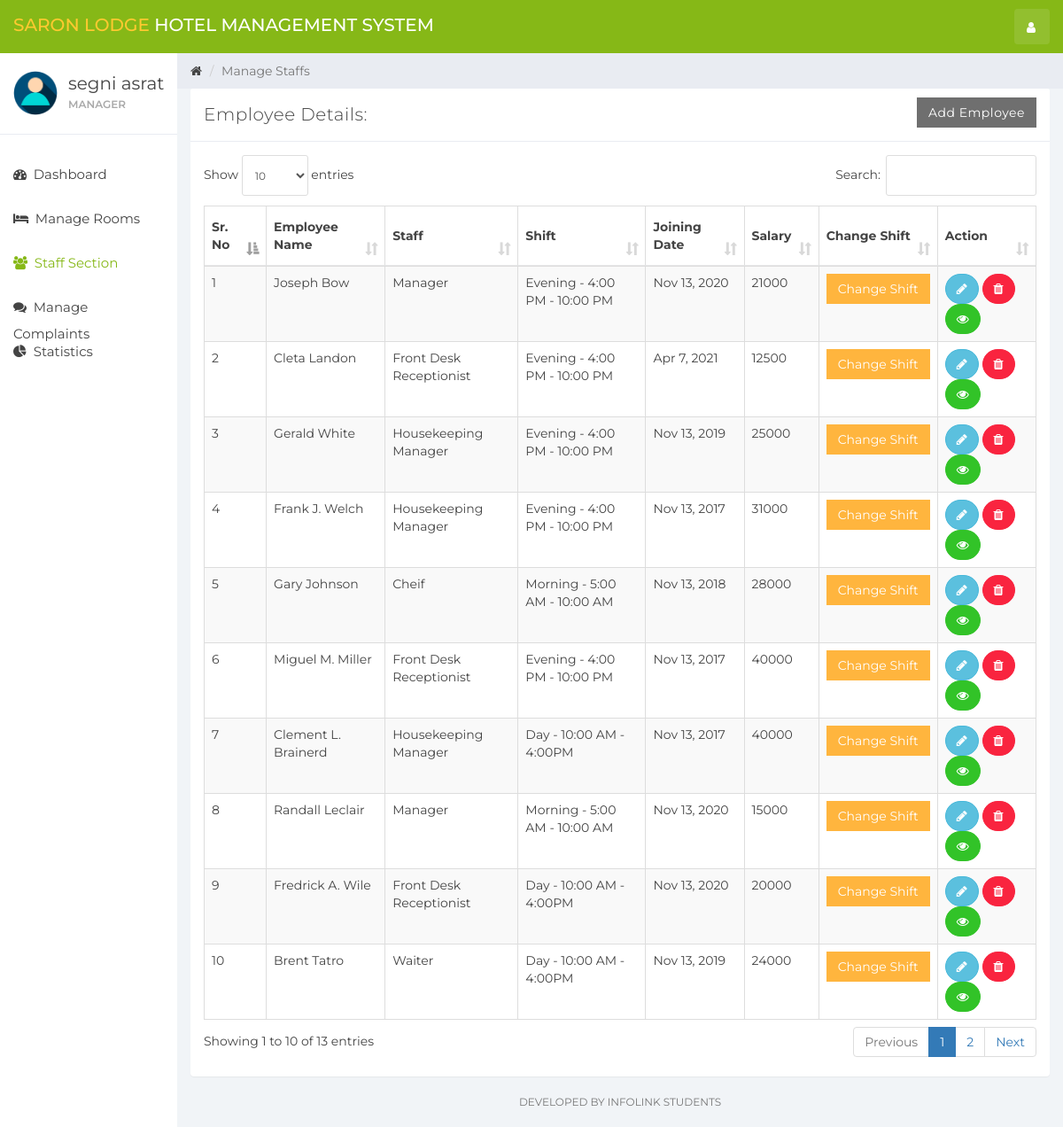
/index.php?staff_mang (signed in), run on the app's committed database.
### tables this page shows
CREATE TABLE `user` (
  `id` int(11) NOT NULL,
  `name` varchar(100) NOT NULL,
  `username` varchar(15) NOT NULL,
  `email` varchar(100) NOT NULL,
  `password` varchar(255) NOT NULL,
  `role_id` int(11) NOT NULL DEFAULT 1,
  `created_at` timestamp NOT NULL DEFAULT current_timestamp()
);

CREATE TABLE `staff` (
  `emp_id` int(11) NOT NULL,
  `emp_name` varchar(100) NOT NULL,
  `staff_type_id` int(11) NOT NULL,
  `shift_id` int(11) NOT NULL,
  `id_card_type` int(11) NOT NULL,
  `id_card_no` varchar(20) NOT NULL,
  `address` varchar(100) NOT NULL,
  `contact_no` bigint(20) NOT NULL,
  `salary` bigint(20) NOT NULL,
  `joining_date` timestamp NOT NULL DEFAULT current_timestamp(),
  `updated_at` timestamp NOT NULL DEFAULT current_timestamp() ON UPDATE current_timestamp()
);

CREATE TABLE `staff_type` (
  `staff_type_id` int(10) NOT NULL,
  `staff_type` varchar(100) NOT NULL
);

CREATE TABLE `shift` (
  `shift_id` int(10) NOT NULL,
  `shift` varchar(100) NOT NULL,
  `shift_timing` varchar(100) NOT NULL
);

### staff_mang.php (the view, shortened to what this page needs)
<div class="col-sm-9 col-sm-offset-3 col-lg-10 col-lg-offset-2 main">
    <div class="row">
        <ol class="breadcrumb">
            <li><a href="#">
                    <em class="fa fa-home"></em>
                </a></li>
            <li class="active">Manage Staffs</li>
        </ol>
    </div>
    <div class="row">
        <div class="col-lg-12">
            <div class="panel panel-default">
                <div class="panel-heading">Employee Details:
                    <a href="index.php?add_emp" class="btn btn-secondary pull-right" style="border-radius:0%">Add Employee</a>
                </div>
                <div class="panel-body">
                    <table class="table table-striped table-bordered table-responsive" cellspacing="0" width="100%"
                           id="rooms">
                        <thead>
                        <tr>
                            <th>Sr. No</th>
                            <th>Employee Name</th>
                            <th>Staff</th>
                            <th>Shift</th>
                            <th>Joining Date</th>
                            <th>Salary</th>
                            <th>Change Shift</th>
                            <th>Action</th>
                        </tr>
                        </thead>
                        <tbody>
                        <?php
                        $staff_query = "SELECT * FROM staff  NATURAL JOIN staff_type NATURAL JOIN shift";
                        $staff_result = mysqli_query($connection, $staff_query);
                        if (mysqli_num_rows($staff_result) > 0) {
                            while ($staff = mysqli_fetch_assoc($staff_result)) { ?>
                                <tr>
                                    <td><?php echo $staff['emp_id']; ?></td>
                                    <td><?php echo $staff['emp_name']; ?></td>
                                    <td><?php echo $staff['staff_type']; ?></td>
                                    <td><?php echo $staff['shift'] . ' - ' . $staff['shift_timing']; ?></td>
                                    <td><?php echo date('M j, Y', strtotime($staff['joining_date'])); ?></td>
                                    <td><?php echo $staff['salary']; ?></td>
                                    <td>
                                        <button class="btn btn-warning" style="border-radius:0%" data-toggle="modal" data-target="#changeShift"
                                                data-id="<?php echo $staff['emp_id']; ?>" id="change_shift">Change Shift</button>
                                    </td>
                                    <td>
                                        <button data-toggle="modal"
                                                data-target="#empDetail<?php echo $staff['emp_id']; ?>"
                                                data-id="<?php echo $staff['emp_id']; ?>" id="editEmp"
                                                class="btn btn-info" style="border-radius:60px;"><i class="fa fa-pencil"></i></button>
                                        <a href='functionmis.php?empid=<?php echo $staff['emp_id']; ?>'
                                           class="btn btn-danger" onclick="return confirm('Are you Sure?')" style="border-radius:60px;"><i
                                                    class="fa fa-trash"></i></a>
                                        <a href='index.php?emp_history&empid=<?php echo $staff['emp_id']; ?>'
                                           class="btn btn-success" title="Employee Histery" style="border-radius:60px;"><i class="fa fa-eye"></i></a>
                                    </td>
                                </tr>
                                <?php
                            }
                        }
                        ?>
                        </tbody>
                    </table>
                </div>
            </div>
        </div>
    </div>
    <div class="row">
        <div class="col-sm-12">
        <p class="back-link">Developed By Infolink students</p>
        </div>
    </div>
</div>

### sidebar.php (shortened to what this page needs)
<head>
</head>
<div id="sidebar-collapse" class="col-sm-3 col-lg-2 sidebar">
    <div class="profile-sidebar">
        <div class="profile-userpic">
            <img src="img/user.png" class="img-responsive" alt="">
        </div>
        <div class="profile-usertitle">
            <div class="profile-usertitle-name"><?php echo $user['name']; ?></div>
            <div class="profile-usertitle-status"><?php echo $_SESSION['role_name']; ?></div>
        </div>
    </div>
    <ul class="nav menu">
        <?php
        if (isset($_GET['dashboard'])) { ?>
            <li class="active">
                <a href="index.php?dashboard"><em class="fa fa-dashboard">&nbsp;</em>
                    Dashboard
                </a>
            </li>
        <?php } else { ?>
            <li>
                <a href="index.php?dashboard"><em class="fa fa-dashboard">&nbsp;</em>
                    Dashboard
                </a>
            </li>
        <?php }
            if (isset($_GET['reservation'])) { ?>
            <?php }
        if (isset($_GET['room_mang'])) { ?>
            <li class="active">
                <a href="index.php?room_mang"><em class="fa fa-bed">&nbsp;</em>
                    Manage Rooms
                </a>
            </li>
        <?php } else { ?>
            <li>
                <a href="index.php?room_mang"><em class="fa fa-bed">&nbsp;</em>
                    Manage Rooms
                </a>
            </li>
        <?php }
        if ($_SESSION['role_name'] === 'Manager') {
            if (isset($_GET['staff_mang'])) { ?>
                <li class="active">
                    <a href="index.php?staff_mang"><em class="fa fa-users">&nbsp;</em>
                        Staff Section
                    </a>
                </li>
            <?php }
        }
            if (isset($_GET['check_payement'])) { ?>
            <?php }
        if (isset($_GET['complain'])) { ?>
            <li class="active">
                <a href="index.php?complain"><em class="fa fa-comments">&nbsp;</em>
                    Manage Complaints
                </a>
            </li>
        <?php } else { ?>
            <li>
                <a href="index.php?complain"><em class="fa fa-comments">&nbsp;</em>
                    Manage Complaints
                </a>
            </li>
        <?php }
        if (isset($_GET['statistics'])) { ?>
            <li class="active">
                <a href="index.php?statistics"><em class="fa fa-pie-chart">&nbsp;</em>
                    Statistics
                </a>
            </li>
        <?php } else { ?>
            <li>
                <a href="index.php?statistics"><em class="fa fa-pie-chart">&nbsp;</em>
                    Statistics
                </a>
            </li>
        <?php } ?>
    </ul>
</div>

### sidebar.php (style rules this page uses)
.nav .active a { color: #86B817 !important; background-color: transparent !important; }

### data on the page
user: name "segni asrat"
staff: emp_id "1", emp_name "Joseph Bow", staff_type.staff_type "Manager", shift.shift "Evening", shift.shift_timing "4:00 PM - 10:00 PM", joining_date "Nov 13, 2020", salary "21000"
staff: emp_id "2", emp_name "Cleta Landon", staff_type.staff_type "Front Desk Receptionist", shift.shift "Evening", shift.shift_timing "4:00 PM - 10:00 PM", joining_date "Apr 7, 2021", salary "12500"
staff: emp_id "3", emp_name "Gerald White", staff_type.staff_type "Housekeeping Manager", shift.shift "Evening", shift.shift_timing "4:00 PM - 10:00 PM", joining_date "Nov 13, 2019", salary "25000"
staff: emp_id "4", emp_name "Frank J. Welch", staff_type.staff_type "Housekeeping Manager", shift.shift "Evening", shift.shift_timing "4:00 PM - 10:00 PM", joining_date "Nov 13, 2017", salary "31000"
staff: emp_id "5", emp_name "Gary Johnson", staff_type.staff_type "Cheif", shift.shift "Morning", shift.shift_timing "5:00 AM - 10:00 AM", joining_date "Nov 13, 2018", salary "28000"
staff: emp_id "6", emp_name "Miguel M. Miller", staff_type.staff_type "Front Desk Receptionist", shift.shift "Evening", shift.shift_timing "4:00 PM - 10:00 PM", joining_date "Nov 13, 2017", salary "40000"
staff: emp_id "7", emp_name "Clement L. Brainerd", staff_type.staff_type "Housekeeping Manager", shift.shift "Day", shift.shift_timing "10:00 AM - 4:00PM", joining_date "Nov 13, 2017", salary "40000"
staff: emp_id "8", emp_name "Randall Leclair", staff_type.staff_type "Manager", shift.shift "Morning", shift.shift_timing "5:00 AM - 10:00 AM", joining_date "Nov 13, 2020", salary "15000"
staff: emp_id "9", emp_name "Fredrick A. Wile", staff_type.staff_type "Front Desk Receptionist", shift.shift "Day", shift.shift_timing "10:00 AM - 4:00PM", joining_date "Nov 13, 2020", salary "20000"
staff: emp_id "10", emp_name "Brent Tatro", staff_type.staff_type "Waiter", shift.shift "Day", shift.shift_timing "10:00 AM - 4:00PM", joining_date "Nov 13, 2019", salary "24000"

### other printed values
$_SESSION['role_name'] "MANAGER"
